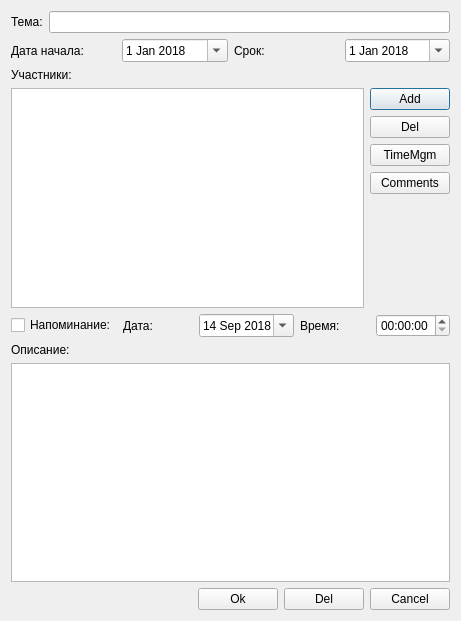
<?xml version="1.0" encoding="UTF-8"?>
<ui version="4.0">
 <class>Dialog</class>
 <widget class="QDialog" name="Dialog">
  <property name="geometry">
   <rect>
    <x>0</x>
    <y>0</y>
    <width>461</width>
    <height>621</height>
   </rect>
  </property>
  <property name="windowTitle">
   <string>Dialog</string>
  </property>
  <layout class="QGridLayout" name="gridLayout_2">
   <item row="0" column="0">
    <layout class="QGridLayout" name="gridLayout">
     <item row="0" column="0">
      <layout class="QVBoxLayout" name="verticalLayout_2">
       <item>
        <layout class="QHBoxLayout" name="horizontalLayout_5">
         <item>
          <widget class="QLabel" name="label_3">
           <property name="text">
            <string>Тема:</string>
           </property>
          </widget>
         </item>
         <item>
          <widget class="QLineEdit" name="topic"/>
         </item>
        </layout>
       </item>
       <item>
        <layout class="QHBoxLayout" name="horizontalLayout_2">
         <item>
          <widget class="QLabel" name="label">
           <property name="text">
            <string>Дата начала:</string>
           </property>
          </widget>
         </item>
         <item>
          <widget class="QDateEdit" name="dateEdit">
           <property name="maximumDateTime">
            <datetime>
             <hour>21</hour>
             <minute>59</minute>
             <second>59</second>
             <year>3000</year>
             <month>12</month>
             <day>31</day>
            </datetime>
           </property>
           <property name="minimumDate">
            <date>
             <year>2018</year>
             <month>1</month>
             <day>1</day>
            </date>
           </property>
           <property name="maximumTime">
            <time>
             <hour>21</hour>
             <minute>59</minute>
             <second>59</second>
            </time>
           </property>
           <property name="currentSection">
            <enum>QDateTimeEdit::DaySection</enum>
           </property>
           <property name="calendarPopup">
            <bool>true</bool>
           </property>
          </widget>
         </item>
         <item>
          <widget class="QLabel" name="label_2">
           <property name="text">
            <string>Срок:</string>
           </property>
          </widget>
         </item>
         <item>
          <widget class="QDateEdit" name="dateEdit_2">
           <property name="maximumDateTime">
            <datetime>
             <hour>23</hour>
             <minute>59</minute>
             <second>59</second>
             <year>3000</year>
             <month>12</month>
             <day>31</day>
            </datetime>
           </property>
           <property name="minimumDateTime">
            <datetime>
             <hour>0</hour>
             <minute>0</minute>
             <second>0</second>
             <year>2018</year>
             <month>1</month>
             <day>1</day>
            </datetime>
           </property>
           <property name="calendarPopup">
            <bool>true</bool>
           </property>
          </widget>
         </item>
        </layout>
       </item>
      </layout>
     </item>
     <item row="1" column="0">
      <layout class="QVBoxLayout" name="verticalLayout_3">
       <item>
        <widget class="QLabel" name="label_4">
         <property name="text">
          <string>Участники:</string>
         </property>
        </widget>
       </item>
       <item>
        <layout class="QHBoxLayout" name="horizontalLayout">
         <item>
          <widget class="QListWidget" name="listPeople"/>
         </item>
         <item>
          <layout class="QVBoxLayout" name="verticalLayout">
           <item>
            <widget class="QPushButton" name="addPeople">
             <property name="text">
              <string>Add</string>
             </property>
            </widget>
           </item>
           <item>
            <widget class="QPushButton" name="delPeople">
             <property name="text">
              <string>Del</string>
             </property>
            </widget>
           </item>
           <item>
            <widget class="QPushButton" name="TimeMGM">
             <property name="text">
              <string>TimeMgm</string>
             </property>
            </widget>
           </item>
           <item>
            <widget class="QPushButton" name="comments">
             <property name="text">
              <string>Comments</string>
             </property>
            </widget>
           </item>
           <item>
            <spacer name="verticalSpacer">
             <property name="orientation">
              <enum>Qt::Vertical</enum>
             </property>
             <property name="sizeHint" stdset="0">
              <size>
               <width>20</width>
               <height>40</height>
              </size>
             </property>
            </spacer>
           </item>
          </layout>
         </item>
        </layout>
       </item>
      </layout>
     </item>
     <item row="2" column="0">
      <layout class="QHBoxLayout" name="horizontalLayout_3">
       <item>
        <widget class="QCheckBox" name="checkBox">
         <property name="text">
          <string>Напоминание:</string>
         </property>
        </widget>
       </item>
       <item>
        <widget class="QLabel" name="label_6">
         <property name="text">
          <string>Дата:</string>
         </property>
        </widget>
       </item>
       <item>
        <widget class="QDateEdit" name="dateEdit_3">
         <property name="dateTime">
          <datetime>
           <hour>0</hour>
           <minute>0</minute>
           <second>0</second>
           <year>2018</year>
           <month>9</month>
           <day>14</day>
          </datetime>
         </property>
         <property name="minimumDateTime">
          <datetime>
           <hour>0</hour>
           <minute>0</minute>
           <second>0</second>
           <year>2018</year>
           <month>1</month>
           <day>1</day>
          </datetime>
         </property>
         <property name="maximumDate">
          <date>
           <year>3000</year>
           <month>12</month>
           <day>31</day>
          </date>
         </property>
         <property name="calendarPopup">
          <bool>true</bool>
         </property>
        </widget>
       </item>
       <item>
        <widget class="QLabel" name="label_7">
         <property name="text">
          <string>Время:</string>
         </property>
        </widget>
       </item>
       <item>
        <widget class="QTimeEdit" name="timeEdit">
         <property name="calendarPopup">
          <bool>true</bool>
         </property>
        </widget>
       </item>
      </layout>
     </item>
     <item row="3" column="0">
      <layout class="QVBoxLayout" name="verticalLayout_5">
       <item>
        <widget class="QLabel" name="label_5">
         <property name="text">
          <string>Описание:</string>
         </property>
        </widget>
       </item>
       <item>
        <widget class="QTextEdit" name="description"/>
       </item>
      </layout>
     </item>
     <item row="4" column="0">
      <layout class="QHBoxLayout" name="horizontalLayout_4">
       <item>
        <spacer name="horizontalSpacer">
         <property name="orientation">
          <enum>Qt::Horizontal</enum>
         </property>
         <property name="sizeHint" stdset="0">
          <size>
           <width>208</width>
           <height>20</height>
          </size>
         </property>
        </spacer>
       </item>
       <item>
        <widget class="QPushButton" name="addTask">
         <property name="text">
          <string>Ok</string>
         </property>
        </widget>
       </item>
       <item>
        <widget class="QPushButton" name="delTask">
         <property name="text">
          <string>Del</string>
         </property>
        </widget>
       </item>
       <item>
        <widget class="QPushButton" name="cancel">
         <property name="text">
          <string>Cancel</string>
         </property>
        </widget>
       </item>
      </layout>
     </item>
    </layout>
   </item>
  </layout>
 </widget>
 <resources/>
 <connections/>
</ui>
